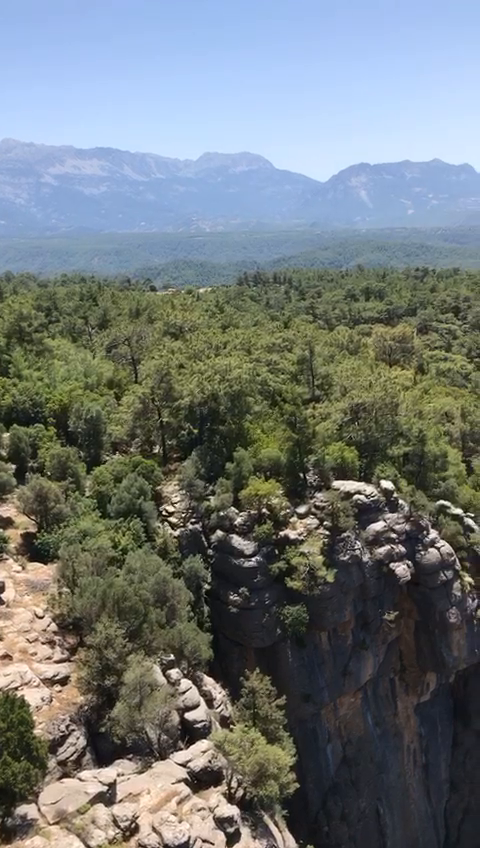
#> input picture frame 37 of OpenCV Study Codes/fotolar/antalya.mp4, 480 x 848 px, given in place of car.mp4, which was not available
$ python background_substraction.py
#> lines starting #> are read from the running program, lines starting #| are printed output that depends on the picture; pictures that were not available may be replaced by others from this repository, and a replacement may not be noted
import cv2
import numpy as np

cap = cv2.VideoCapture(r"C:\Users\MERT\PycharmProjects\pythonProject2\fotolar\car.mp4")

ret, firstFrame = cap.read()
#> firstFrame is the input picture: shape (848, 480, 3); mean B, G, R 120.6, 119.9, 113
firstFrame = cv2.resize(firstFrame, (640, 480))
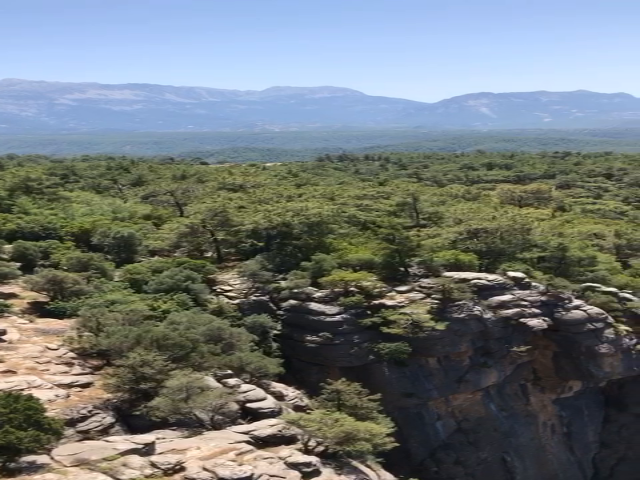
#> firstFrame: shape (480, 640, 3); mean B, G, R 120.5, 119.8, 112.9
firstGray = cv2.cvtColor(firstFrame, cv2.COLOR_BGR2GRAY)
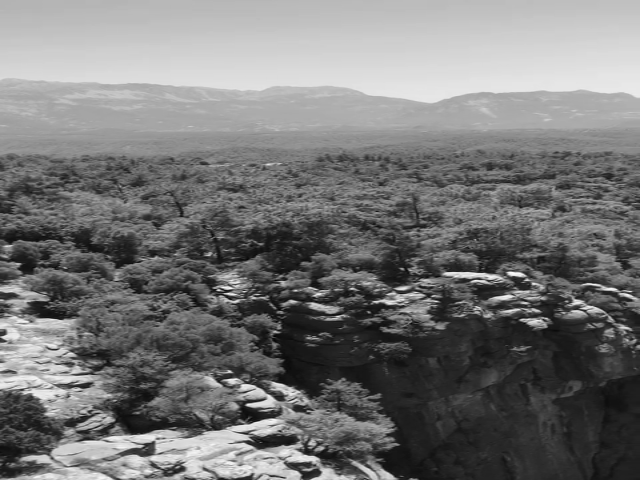
#> firstGray: shape (480, 640); min 2, max 251, mean 117.8
firstGray = cv2.GaussianBlur(firstGray, (5, 5), 0)

while True:
    ret, frame = cap.read()
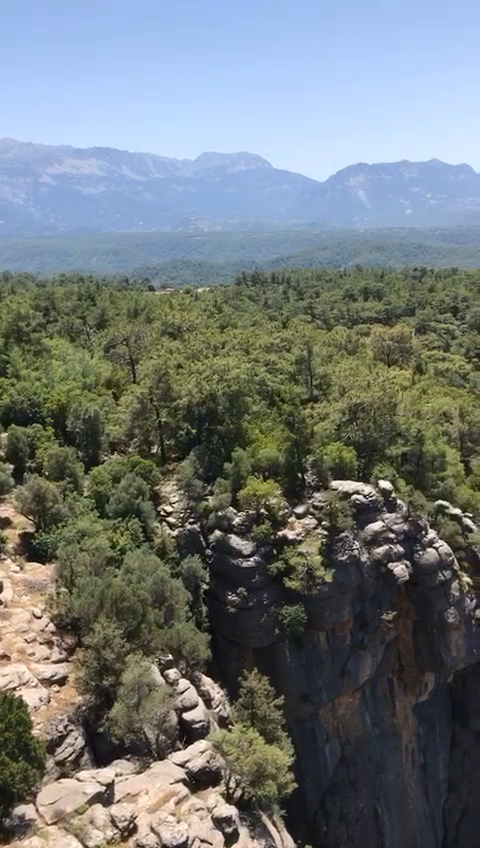
#> input picture frame 38 of OpenCV Study Codes/fotolar/antalya.mp4, 480 x 848 px, given in place of car.mp4, which was not available
#> frame is the input picture: shape (848, 480, 3); mean B, G, R 120.7, 120, 113.1
    frame = cv2.resize(frame, (640, 480))
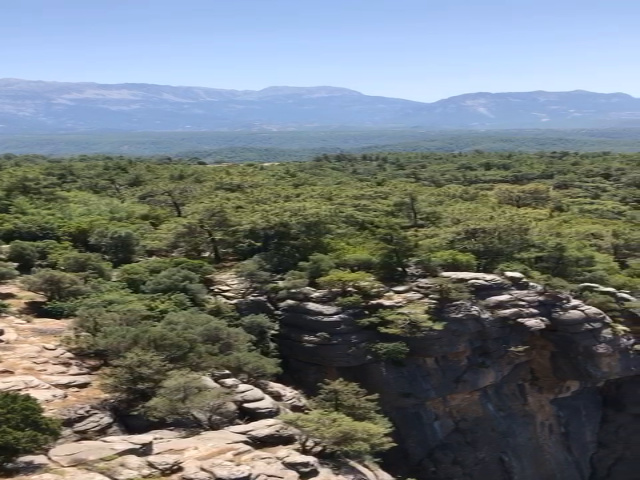
#> frame: shape (480, 640, 3); mean B, G, R 120.6, 119.9, 113
    gray = cv2.cvtColor(frame, cv2.COLOR_BGR2GRAY)
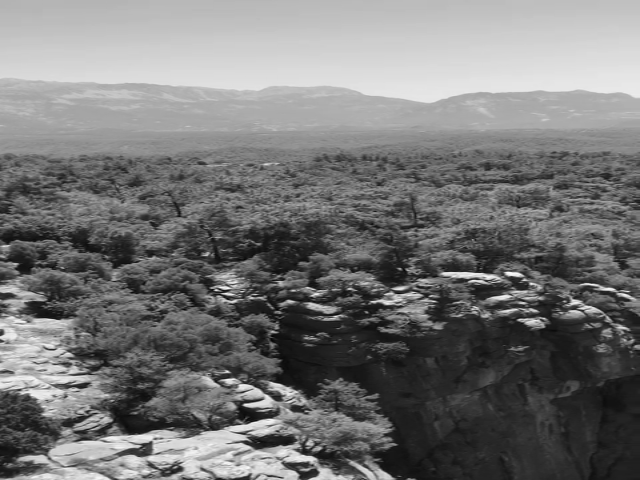
#> gray: shape (480, 640); min 3, max 251, mean 117.9
    gray = cv2.GaussianBlur(gray, (5, 5), 0)

    diff = cv2.absdiff(firstGray, gray)
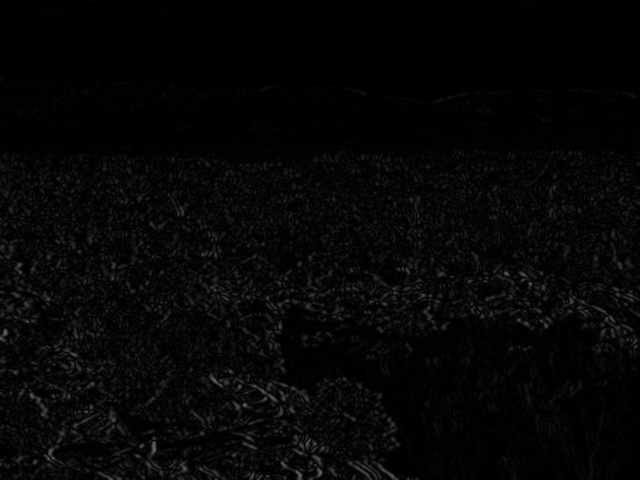
#> diff: shape (480, 640); min 0, max 103, mean 5.8

    cv2.imshow("diff", diff)
    cv2.imshow("frame", frame)


    if cv2.waitKey(30) & 0xFF == ord("q"):
#> (key q is pressed here)
        break

cap.release()
cv2.destroyAllWindows()

$ run again, starting later in the video
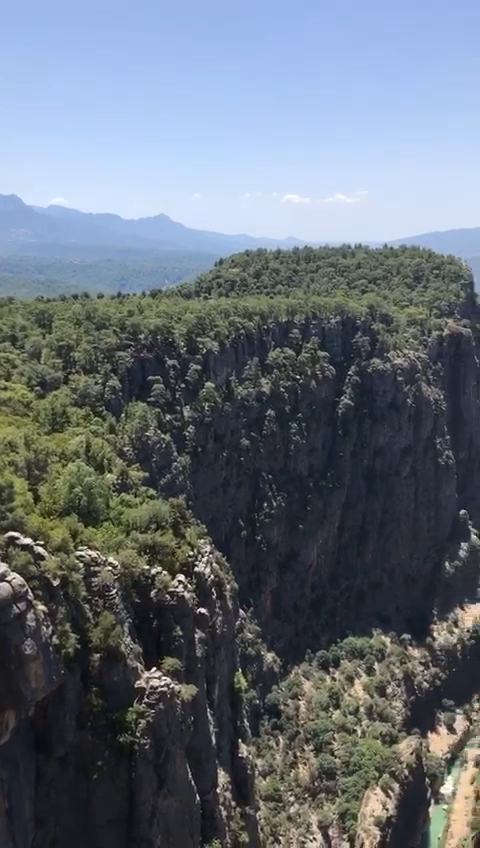
#> input picture frame 169 of OpenCV Study Codes/fotolar/antalya.mp4, 480 x 848 px, given in place of car.mp4, which was not available
#> firstFrame is the input picture: shape (848, 480, 3); mean B, G, R 120.5, 110.5, 101.7
#> firstFrame: shape (480, 640, 3)
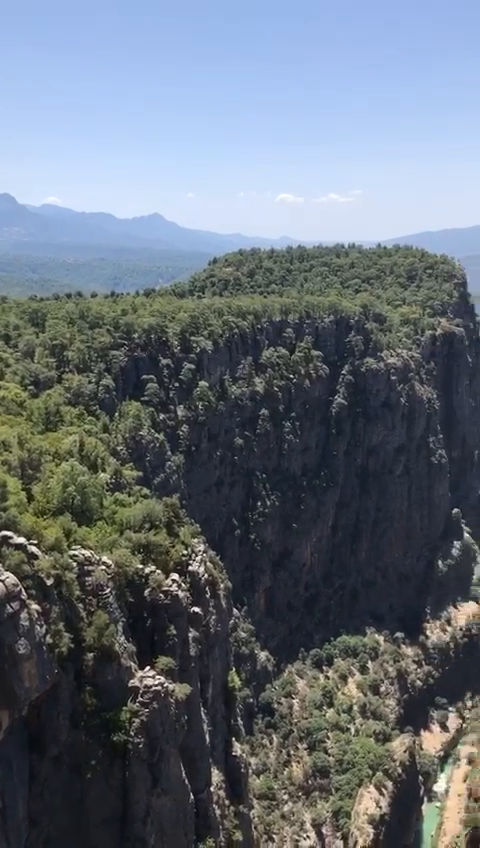
#> input picture frame 170 of OpenCV Study Codes/fotolar/antalya.mp4, 480 x 848 px, given in place of car.mp4, which was not available
#> frame is the input picture: shape (848, 480, 3); mean B, G, R 120.7, 110.5, 101.8
#> frame: shape (480, 640, 3)
#> `diff = cv2.absdiff(firstGray, gray)`:
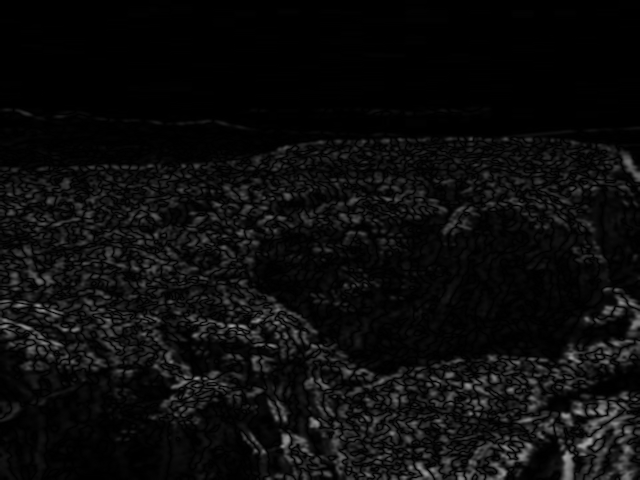
#> diff: shape (480, 640); min 0, max 159, mean 12.1

$ run again, starting later in the video
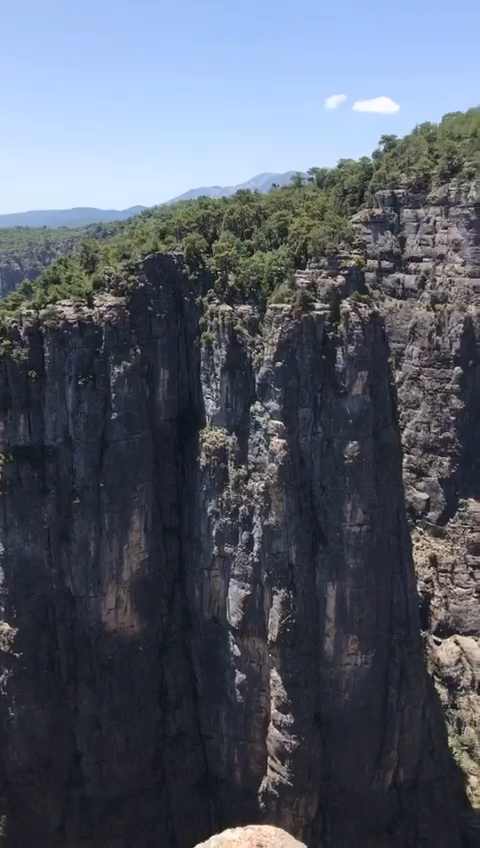
#> input picture frame 301 of OpenCV Study Codes/fotolar/antalya.mp4, 480 x 848 px, given in place of car.mp4, which was not available
#> firstFrame is the input picture: shape (848, 480, 3); mean B, G, R 105.3, 92.3, 85.4
#> firstFrame: shape (480, 640, 3)
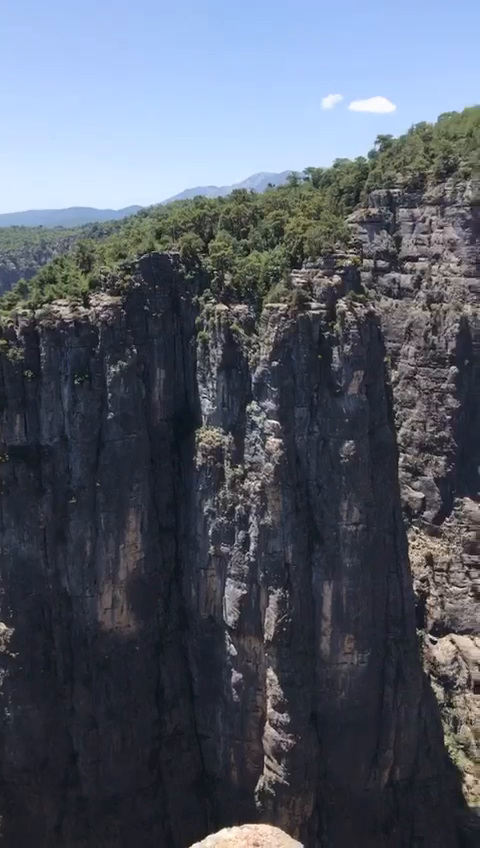
#> input picture frame 302 of OpenCV Study Codes/fotolar/antalya.mp4, 480 x 848 px, given in place of car.mp4, which was not available
#> frame is the input picture: shape (848, 480, 3); mean B, G, R 105.2, 92.2, 85.3
#> frame: shape (480, 640, 3)
#> `diff = cv2.absdiff(firstGray, gray)`:
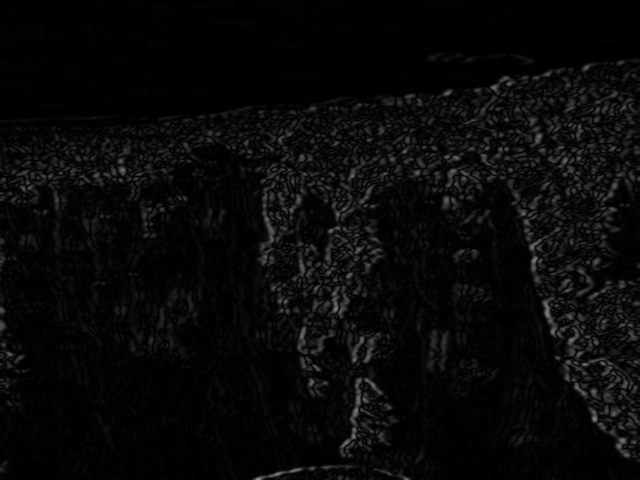
#> diff: shape (480, 640); min 0, max 154, mean 8.6
